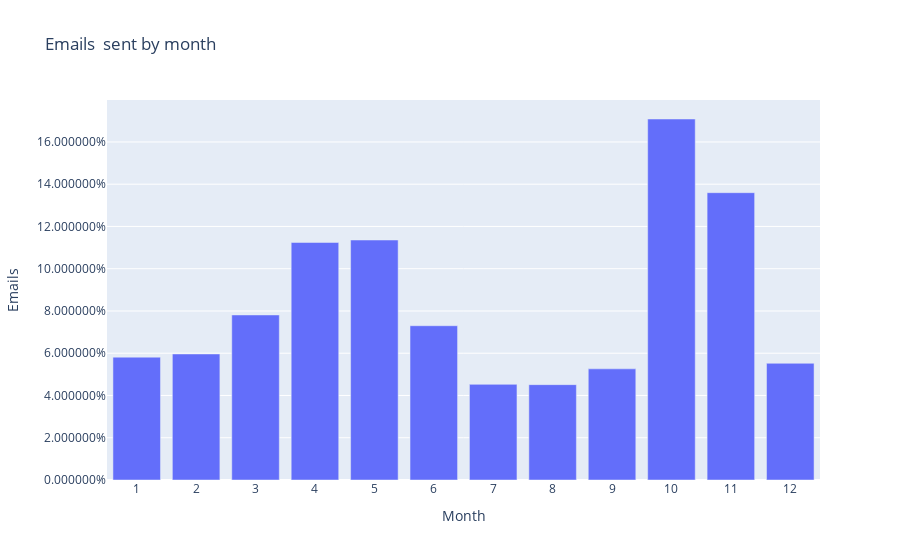

Notebook cell for this chart:
### Code cell
#### Monthly: 

year_of_interest = 2001
data = time_workload('df_email', 'email-body', 'month', year_of_interest)
fig = bar_plot_interactive(data, 'email-body', 'Emails  sent by month', '%')

### Layout for figure:

fig.update_layout(
    xaxis_title="Month",
    yaxis_title="Emails",
    legend_title="Legend Title")

fig.show()

### Figure 1 — Plotly figure (JSON) as saved in the notebook; plotly's stock layout.template omitted (floating-point values rounded to 4 significant figures)
{"data": [{"alignmentgroup": "True", "hovertemplate": "Date=%{x}<br>email-body=%{y}<extra></extra>", "legendgroup": "", "marker": {"color": "#636efa"}, "name": "", "offsetgroup": "", "orientation": "v", "showlegend": false, "textposition": "auto", "type": "bar", "x": [1, 2, 3, 4, 5, 6, 7, 8, 9, 10, 11, 12], "xaxis": "x", "y": [0.05814, 0.05965, 0.07811, 0.1124, 0.1136, 0.07302, 0.04527, 0.04514, 0.0526, 0.1709, 0.136, 0.05523], "yaxis": "y"}], "layout": {"barmode": "relative", "legend": {"title": {"text": "Legend Title"}, "tracegroupgap": 0}, "title": {"text": "Emails  sent by month"}, "xaxis": {"anchor": "y", "domain": [0, 1], "title": {"text": "Month"}, "type": "category"}, "yaxis": {"anchor": "x", "domain": [0, 1], "tickformat": "%", "title": {"text": "Emails"}}}}
